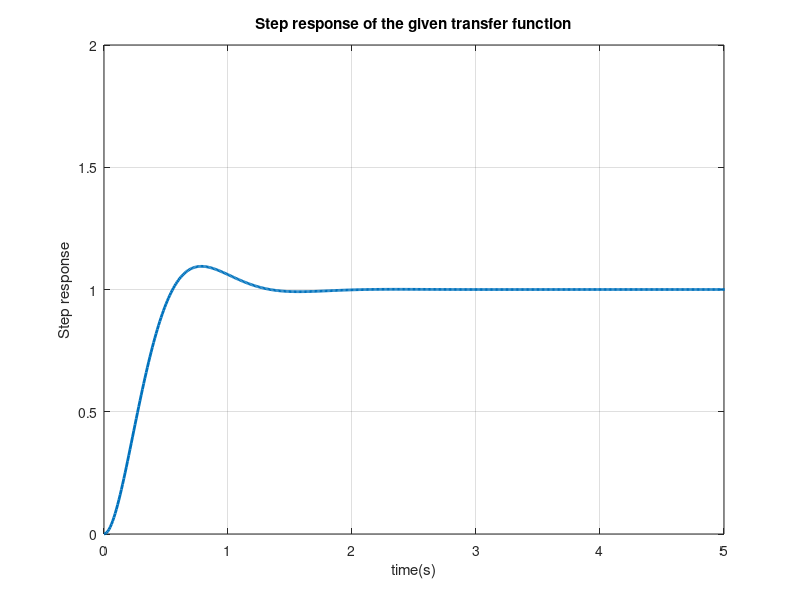

Write MATLAB code to recreate this figure. (Note: this script raises an error after producing the figure.)
clc; clear; close all;
num = [25];
den = [1 6 25];
t = 0:0.01:100;
sys = tf(num, den);
[y, t1] = step(sys, t);
figure;
plot(t1,y,'LineWidth', 2)
axis([0 5 0 2])
xlabel('time(s)')
ylabel('Step response')
title('Step response of the given transfer function')
grid on
info = stepinfo(sys);
disp(info)
den = [1 8 37 50]
sys = tf(num, den);
[y, t1] = step(sys, t);
figure;
plot(t1, y, 'LineWidth', 2)
xlabel('time(s)')
ylabel('Step response')
title('Step response of the given transfer function')
grid on
axis([0 100 0 1])
